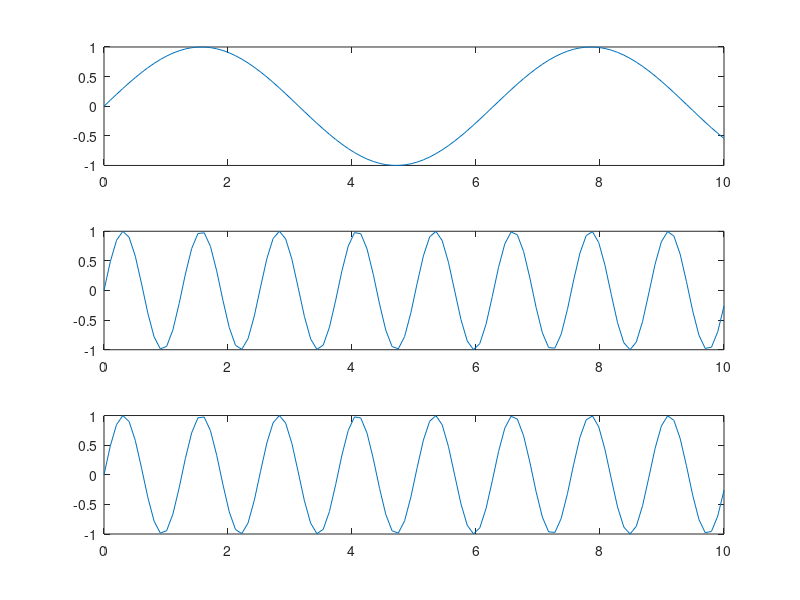

Source code (MATLAB):
subplot(3,1,1);
x = linspace(0,10);
y1 = sin(x);
plot(x,y1)

subplot(3,1,2); 
y2 = sin(5*x);
plot(x,y2)

subplot(3,1,3); 
y2 = sin(5*x);
plot(x,y2)